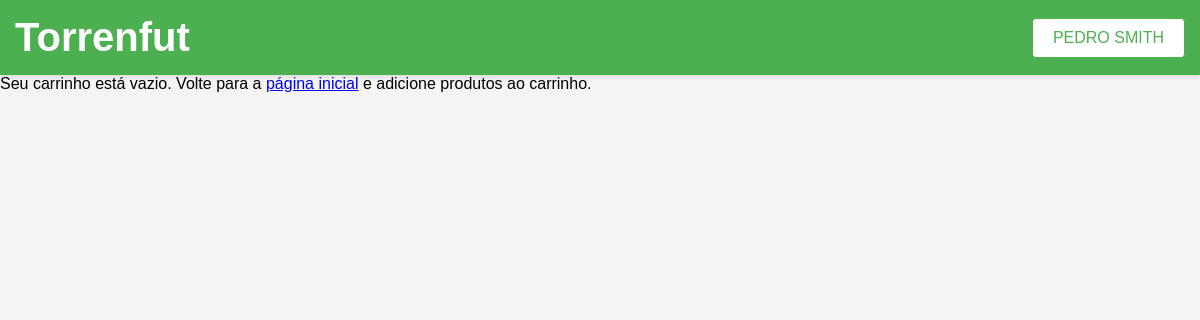
Page /comprar/carrinho/ (signed in) on the earlier database version.
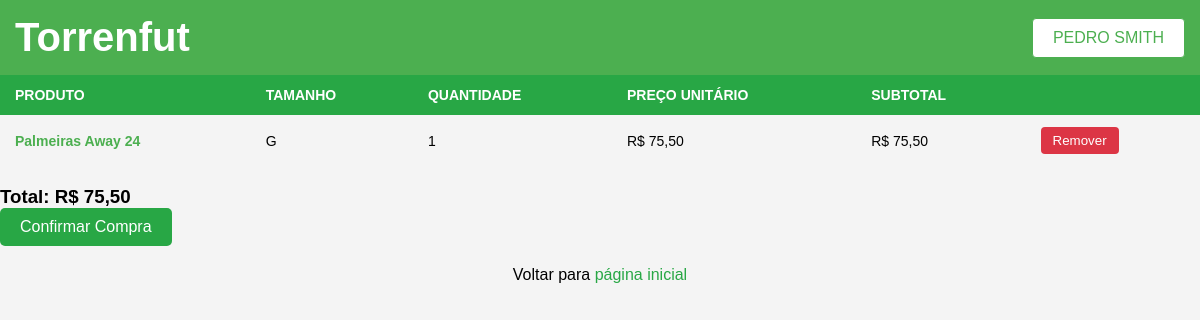
Same page on the later database version.
### vendas/models.py (models this page shows, shortened)
class ItemCarrinho(models.Model):
    carrinho = models.ForeignKey(Carrinho, related_name='itens', on_delete=models.CASCADE)
    camiseta = models.ForeignKey(Camiseta, on_delete=models.CASCADE)
    tamanho = models.ForeignKey(CamisetaTamanho, on_delete=models.CASCADE)
    quantidade = models.PositiveIntegerField(default=1)
    def subtotal(self):
        if self.quantidade is None or self.camiseta.valor_final is None:
            return 0
        return self.quantidade * self.camiseta.valor_final

class Carrinho(models.Model):
    usuario = models.OneToOneField(User, on_delete=models.CASCADE)
    criado_em = models.DateTimeField(auto_now_add=True)
    def total_preco(self):
        return sum(item.subtotal() for item in self.itens.all())

### store/models.py (models this page shows, shortened)
class Camiseta(models.Model):
    tipo_produto = models.ForeignKey(TipoProduto, default=1, on_delete=models.CASCADE)  # Supondo que o ID 1 exista em TipoProduto
    time = models.ForeignKey(Time, on_delete=models.SET_NULL, null=True)
    temporada = models.CharField(max_length=50)
    estilo = models.CharField(max_length=50)
    cor_principal = models.CharField(max_length=50)
    patrocinador = models.CharField(max_length=100, blank=True, null=True)
    marca = models.ForeignKey(Marca, on_delete=models.SET_NULL, null=True, blank=True)
    preco_custo = models.DecimalField(max_digits=10, decimal_places=2)
    imagem = models.ImageField(upload_to='camisetas/', blank=True, null=True)
    fornecedor = models.ForeignKey(Fornecedor, on_delete=models.SET_NULL, null=True, blank=True)
    @property
    def valor_final(self):
        preco = self.preco_custo
        if self.fornecedor:
            for taxa in self.fornecedor.taxas.all():
                preco += preco * (taxa.percentual / 100)
        for taxa_geral in self.tipo_produto.taxas.all():  # Filtra taxas pelo tipo de produto
            preco += preco * (taxa_geral.percentual / 100)
        round(preco, 2)
        decimal = preco % 1
        if decimal < 0.30:
            preco = float(int(preco))  # Arredonda para 0,00
        elif decimal >= 0.30 and decimal < 0.50:
            preco = int(preco) + 0.50  # Arredonda para 0,50
        elif decimal >= 0.50:
            preco = int(preco) + 0.99  # Arredonda para 0,99
        return round(preco, 2)  # Retorna o valor final como float

class Time(models.Model):
    nome = models.CharField(max_length=100, unique=True)
    liga = models.ForeignKey(Liga, on_delete=models.CASCADE, related_name='times')
    escudo = models.ImageField(upload_to='escudos/', blank=True, null=True)
    def __str__(self):
        return self.nome

class CamisetaTamanho(models.Model):
    TAMANHOS = [
        ('P', 'Pequeno'),
        ('M', 'Médio'),
        ('G', 'Grande'),
        ('GG', 'Extra Grande'),
    ]
    camiseta = models.ForeignKey(Camiseta, related_name='tamanhos', on_delete=models.CASCADE)
    tamanho = models.CharField(max_length=2, choices=TAMANHOS)
    quantidade_em_estoque = models.IntegerField()
    estoque_minimo = models.IntegerField(default=5) # Valor minimo para alerta de estoque

### fornecedores/models.py (models this page shows, shortened)
class Fornecedor(models.Model):
    nome = models.CharField(max_length=100)
    email = models.CharField(max_length=50)
    telefone = models.CharField(max_length=20)
    cnpj = models.CharField(max_length=50)
    tipo_produto = models.ForeignKey(TipoProduto, on_delete=models.CASCADE)

class TaxaFornecedor(models.Model):
    fornecedor = models.ForeignKey(Fornecedor, on_delete=models.CASCADE, related_name='taxas')
    nome = models.CharField(max_length=100)
    percentual = models.DecimalField(max_digits=5, decimal_places=2)  # percentual da taxa

class TipoProduto(models.Model):
    nome = models.CharField(max_length=50)

class Taxa(models.Model):
    tipos_produto = models.ManyToManyField(TipoProduto, related_name='taxas')
    nome = models.CharField(max_length=100)
    percentual = models.DecimalField(max_digits=5, decimal_places=2)  # percentual da taxa geral

### vendas/views.py (the view)
# urls.py: path('carrinho/', views.ver_carrinho, name='ver_carrinho'),
@login_required
def ver_carrinho(request):
    carrinho = get_object_or_404(Carrinho, usuario=request.user)
    context = {'carrinho': carrinho}
    return render(request, 'carrinho.html', context)

### vendas/context_processors.py (called while the page is built)
def carrinho_quantidade(request):
    if request.user.is_authenticated:
        carrinho = Carrinho.objects.filter(usuario=request.user).first()
        quantidade = sum(item.quantidade for item in carrinho.itens.all()) if carrinho else 0
    else:
        quantidade = 0
    return {'carrinho_quantidade': quantidade}

### vendas/templates/carrinho.html (shortened to what this page needs)
<!DOCTYPE html>
{% load static %}
<html lang="pt-br">
<head>
    <link rel="stylesheet" href="{% static 'carrinho.css' %}">
</head>
<body>
            <header class="header">
                <div class="header-left">
                    <h1><a href="/store">Torrenfut</a></h1>
                </div>
                <div class="header-right">
                    {% if user.is_authenticated %}
                        <a href="{% url 'perfil' %}" style="text-decoration: none; color: black;">
                            <span>{{ user.first_name }} {{ user.last_name }}</span>
                        </a>
                    {% else %}
                        <a href="{% url 'login' %}" class="button">Login</a>
                        <a href="{% url 'cadastro' %}" class="button">Cadastro</a>
                    {% endif %}
                </div>
            </header>
    {% block content %}
    {% if carrinho.itens.count > 0 %}
        <table>
            <thead>
                <tr>
                    <th>Produto</th>
                    <th>Tamanho</th>
                    <th>Quantidade</th>
                    <th>Preço Unitário</th>
                    <th>Subtotal</th>
                    <th></th>
                </tr>
            </thead>
            <tbody>
                {% for item in carrinho.itens.all %}
                <tr>
                    <td><a href="{% url 'produto' item.camiseta.time item.camiseta.estilo item.camiseta.temporada|urlencode %}">{{ item.camiseta.time }} {{item.camiseta.estilo}} {{item.camiseta.temporada}}</a></td>
                    <td>{{ item.tamanho.tamanho }}</td>
                    <td>{{ item.quantidade }}</td>
                    <td>R$ {{ item.camiseta.valor_final|floatformat:2 }}</td>
                    <td>R$ {{ item.subtotal|floatformat:2 }}</td>
                    <td>
                        <form method="post" action="{% url 'remover_item' item.id %}">
                            <button type="submit" class="btn btn-danger">Remover</button>
                        </form>
                    </td>
                </tr>
                {% endfor %}
            </tbody>
        </table>
        <h3>Total: R$ {{ carrinho.total_preco|floatformat:2 }}</h3>
        <a href="{% url 'confirmar_compra' %}" class="btn btn-success">Confirmar Compra</a>
        <p class="back-link">Voltar para <a href="/store">página inicial</a></p>
    {% else %}
        <p>Seu carrinho está vazio. Volte para a <a href="/store">página inicial</a> e adicione produtos ao carrinho.</p>
    {% endif %}
    {% endblock %}
</body>
</html>

### vendas/static/carrinho.css (style rules this page uses)
* { margin: 0; padding: 0; box-sizing: border-box; }
body { font-family: Arial, sans-serif; background-color: #f4f4f4; padding: 0; margin: 0; }
table { width: 100%; border-collapse: collapse; margin-bottom: 20px; }
th, td { padding: 12px 15px; text-align: left; }
th { background-color: #28a745; color: white; text-transform: uppercase; font-size: 14px; }
td { font-size: 14px; }
td button { background-color: #dc3545; color: white; border: none; padding: 6px 12px; border-radius: 4px; cursor: pointer; transition: background-color 0.3s ease; }
td a { text-decoration: none; color: #4CAF50; font-weight: bold; }
.btn-success { background-color: #28a745; color: white; text-align: center; padding: 10px 20px; display: inline-block; text-decoration: none; border-radius: 5px; transition: background-color 0.3s ease; }
.back-link { text-align: center; margin-top: 20px; }
.back-link a { color: #28a745; text-decoration: none; transition: color 0.3s ease; }
.header { display: flex; justify-content: space-between; align-items: center; padding: 15px; background-color: #4CAF50; box-shadow: 0 2px 4px rgba(0, 0, 0, 0.1); }
.header-left { color: white; font-size: 20px; font-weight: bold; }
.header-right a { background-color: white; color: #4CAF50; padding: 10px 20px; text-align: center; text-decoration: none; display: inline-block; font-size: 16px; margin-left: 10px; border: 1px solid #4CAF50; border-radius: 4px; }
.header-right a span { color: #4CAF50; }
h1 a { color: white; text-decoration: none; }

Differences in the rows shown:
added ItemCarrinho: camiseta.time "Palmeiras", camiseta.estilo "Away", camiseta.temporada "24", tamanho.tamanho "G", quantidade "1", camiseta.valor_final "75,50", subtotal "75,50"
now on this page (row unchanged): Carrinho: total_preco "75,50"
Other differences:
text no longer shown: "Seu carrinho está vazio. Volte para a e adicione produtos ao carrinho."
text now shown: "PRODUTO TAMANHO QUANTIDADE PREÇO UNITÁRIO SUBTOTAL Total: R$ Confirmar Compra Voltar para"
